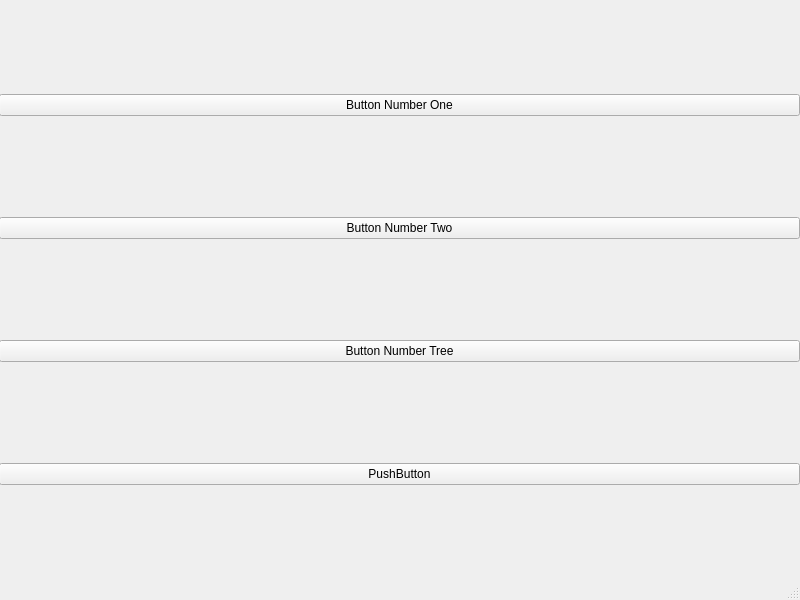
<?xml version="1.0" encoding="UTF-8"?>
<ui version="4.0">
 <class>MainWindow</class>
 <widget class="QMainWindow" name="MainWindow">
  <property name="geometry">
   <rect>
    <x>0</x>
    <y>0</y>
    <width>800</width>
    <height>600</height>
   </rect>
  </property>
  <property name="windowTitle">
   <string>MainWindow</string>
  </property>
  <widget class="QWidget" name="centralwidget">
   <widget class="QWidget" name="gridLayoutWidget">
    <property name="geometry">
     <rect>
      <x>-1</x>
      <y>-1</y>
      <width>801</width>
      <height>581</height>
     </rect>
    </property>
    <layout class="QGridLayout" name="gridLayout">
     <item row="2" column="0">
      <widget class="QPushButton" name="pushButton_3">
       <property name="text">
        <string>Button Number Tree</string>
       </property>
      </widget>
     </item>
     <item row="1" column="0">
      <widget class="QPushButton" name="pushButton_2">
       <property name="text">
        <string>Button Number Two</string>
       </property>
      </widget>
     </item>
     <item row="0" column="0">
      <widget class="QPushButton" name="ButtonNumberOne">
       <property name="text">
        <string>Button Number One</string>
       </property>
      </widget>
     </item>
     <item row="3" column="0">
      <widget class="QPushButton" name="pushButton_4">
       <property name="text">
        <string>PushButton</string>
       </property>
      </widget>
     </item>
    </layout>
   </widget>
  </widget>
  <widget class="QMenuBar" name="menubar">
   <property name="geometry">
    <rect>
     <x>0</x>
     <y>0</y>
     <width>800</width>
     <height>21</height>
    </rect>
   </property>
  </widget>
  <widget class="QStatusBar" name="statusbar"/>
 </widget>
 <resources/>
 <connections/>
</ui>
